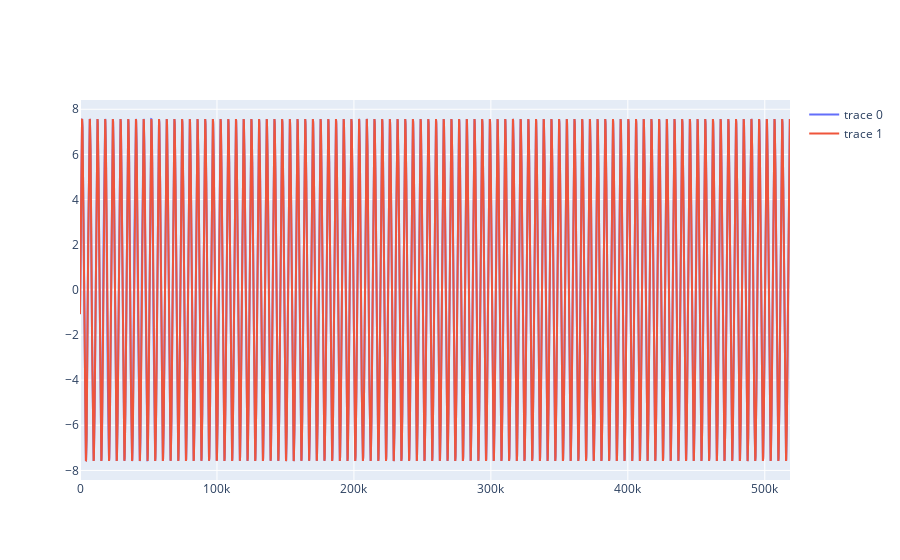
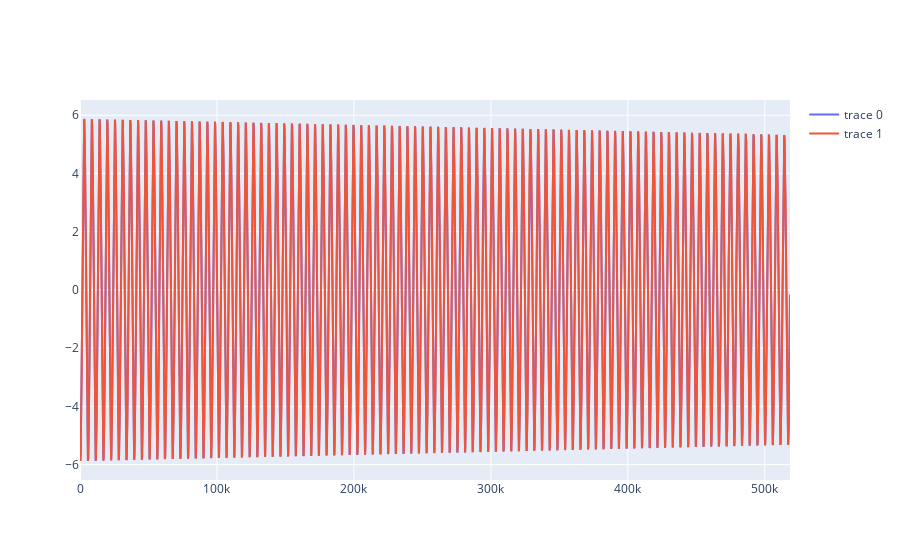

Notebook cell for these charts, in order:
### Code cell
plot_data(
    df_list=[df_60, df_int],
    legend=["Dados Originais do GMAT", "Dados Interpolados"],
    y_data=["Vz [km/s]","Vy [km/s]"],
    x_data='Time [s]',
    h_dist=False
)

### Figure 1 — Plotly figure (JSON) as saved in the notebook; plotly's stock layout.template omitted (floating-point values rounded to 4 significant figures; data arrays with more than 128 entries replaced by an {"elided": "..."} marker saying what was removed)
{"data": [{"type": "scatter", "x": {"elided": "8677 float values"}, "y": {"elided": "8677 float values"}}, {"type": "scatter", "x": {"elided": "8677 float values"}, "y": {"elided": "8677 float values"}}], "layout": {}}

### Figure 2 — Plotly figure (JSON) as saved in the notebook; plotly's stock layout.template omitted (floating-point values rounded to 4 significant figures; data arrays with more than 128 entries replaced by an {"elided": "..."} marker saying what was removed)
{"data": [{"type": "scatter", "x": {"elided": "8677 float values"}, "y": {"elided": "8677 float values"}}, {"type": "scatter", "x": {"elided": "8677 float values"}, "y": {"elided": "8677 float values"}}], "layout": {}}
